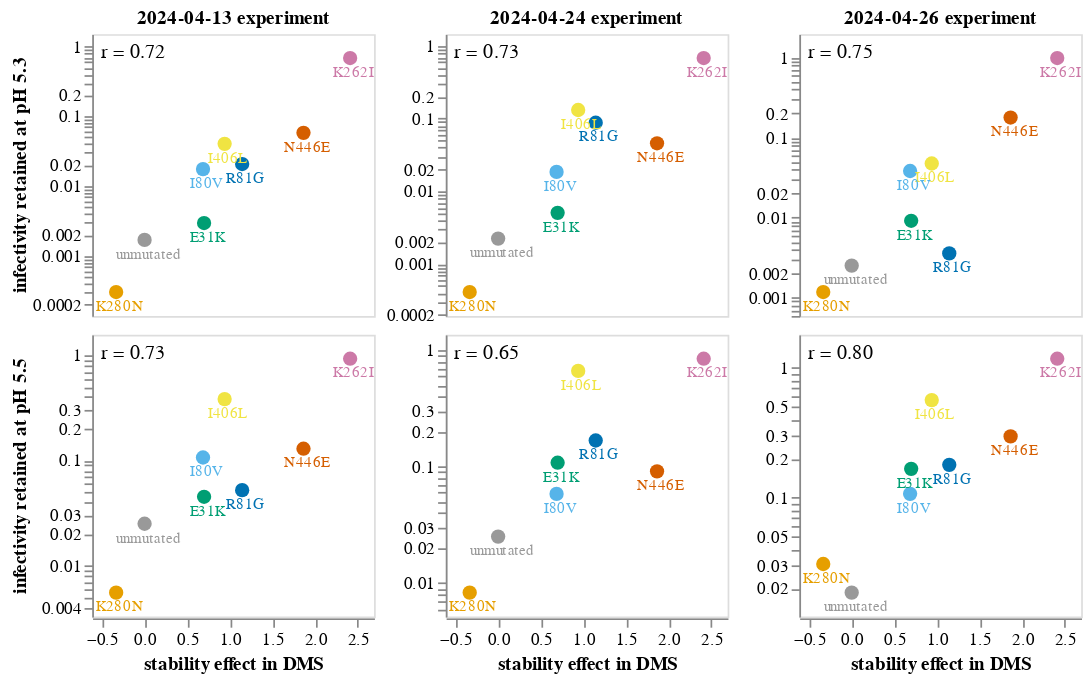

The notebook cell saved with this chart:
### Markdown cell above
Now plot these titer data:

### Code cell
titer_base = (
    alt.Chart(titer_data)
    .encode(
        alt.X("DMS effect", scale=alt.Scale(nice=False, padding=14), title="stability effect in DMS"),
        alt.Y("frac_infectivity_retained", scale=alt.Scale(type="log", nice=False, padding=14), title=None),
        alt.Color("HA variant", sort=alt.SortField("DMS effect"), legend=None, scale=alt.Scale(range=color_range)),
    )
)

titer_points = titer_base.mark_point(filled=True, size=70, opacity=1)

titer_text = titer_base.encode(text="HA variant").mark_text(
    size=9, dy=8, dx=2
)

titer_r = (
    titer_base
    .transform_regression("DMS effect", "frac_infectivity_retained", params=True)
    .transform_calculate(
        r=alt.expr.if_(
            alt.datum["coef"][1] >= 0,
            alt.expr.sqrt(alt.datum["rSquared"]),
            -alt.expr.sqrt(alt.datum["rSquared"]),
        ),
        label='"r = " + format(datum.r, ".2f")',
    )
    .mark_text(align="left", fontSize=12, opacity=1)
    .encode(x=alt.value(5), y=alt.value(10), text=alt.Text("label:N"), color=alt.value("black"))
)

titer_chart = (
    (titer_points + titer_text + titer_r)
    .properties(width=165, height=165)
    .facet(
        column=alt.Column("experiment", title=None,header=alt.Header(labelFontStyle="bold", labelPadding=3, labelFontSize=11)),
        row=alt.Row("pH", title=None, header=alt.Header(labelFontStyle="bold", labelPadding=1, labelFontSize=11)),
        spacing=5,
    )
    .resolve_scale(y="independent")
    .configure_axis(grid=False)
)

titer_chart.save("titer_chart.html")

titer_chart

### Figure 1 — Vega-Lite specification as saved in the notebook (floating-point values rounded to 4 significant figures)
{"config": {"view": {"continuousWidth": 300, "continuousHeight": 300}, "axis": {"grid": false}}, "data": {"name": "data-3879047160c8a853259c971e96944d78"}, "facet": {"column": {"field": "experiment", "header": {"labelFontSize": 11, "labelFontStyle": "bold", "labelPadding": 3}, "title": null, "type": "nominal"}, "row": {"field": "pH", "header": {"labelFontSize": 11, "labelFontStyle": "bold", "labelPadding": 1}, "title": null, "type": "nominal"}}, "spec": {"layer": [{"mark": {"type": "point", "filled": true, "opacity": 1, "size": 70}, "encoding": {"color": {"field": "HA variant", "legend": null, "scale": {"range": ["#E69F00", "#999999", "#56B4E9", "#009E73", "#F0E442", "#0072B2", "#D55E00", "#CC79A7"]}, "sort": {"field": "DMS effect"}, "type": "nominal"}, "x": {"field": "DMS effect", "scale": {"nice": false, "padding": 14}, "title": "stability effect in DMS", "type": "quantitative"}, "y": {"field": "frac_infectivity_retained", "scale": {"nice": false, "padding": 14, "type": "log"}, "title": null, "type": "quantitative"}}}, {"mark": {"type": "text", "dx": 2, "dy": 8, "size": 9}, "encoding": {"color": {"field": "HA variant", "legend": null, "scale": {"range": ["#E69F00", "#999999", "#56B4E9", "#009E73", "#F0E442", "#0072B2", "#D55E00", "#CC79A7"]}, "sort": {"field": "DMS effect"}, "type": "nominal"}, "text": {"field": "HA variant", "type": "nominal"}, "x": {"field": "DMS effect", "scale": {"nice": false, "padding": 14}, "title": "stability effect in DMS", "type": "quantitative"}, "y": {"field": "frac_infectivity_retained", "scale": {"nice": false, "padding": 14, "type": "log"}, "title": null, "type": "quantitative"}}}, {"mark": {"type": "text", "align": "left", "fontSize": 12, "opacity": 1}, "encoding": {"color": {"value": "black"}, "text": {"field": "label", "type": "nominal"}, "x": {"value": 5}, "y": {"value": 10}}, "transform": [{"on": "DMS effect", "regression": "frac_infectivity_retained", "params": true}, {"calculate": "if((datum['coef'][1] >= 0),sqrt(datum['rSquared']),(-sqrt(datum['rSquared'])))", "as": "r"}, {"calculate": "\"r = \" + format(datum.r, \".2f\")", "as": "label"}]}], "height": 165, "width": 165}, "resolve": {"scale": {"y": "independent"}}, "spacing": 5, "$schema": "https://vega.github.io/schema/vega-lite/v5.16.3.json", "datasets": {"data-3879047160c8a853259c971e96944d78": [{"HA variant": "E31K", "experiment": "2024-04-13 experiment", "DMS effect": 0.6975, "pH": "infectivity retained at pH 5.3", "MOI_at_pH": 0.007125, "frac_infectivity_retained": 0.002959}, {"HA variant": "E31K", "experiment": "2024-04-24 experiment", "DMS effect": 0.6975, "pH": "infectivity retained at pH 5.3", "MOI_at_pH": 0.001501, "frac_infectivity_retained": 0.005076}, {"HA variant": "E31K", "experiment": "2024-04-26 experiment", "DMS effect": 0.6975, "pH": "infectivity retained at pH 5.3", "MOI_at_pH": 0.01582, "frac_infectivity_retained": 0.009139}, {"HA variant": "I406L", "experiment": "2024-04-13 experiment", "DMS effect": 0.9385, "pH": "infectivity retained at pH 5.3", "MOI_at_pH": 0.09091, "frac_infectivity_retained": 0.04034}, {"HA variant": "I406L", "experiment": "2024-04-24 experiment", "DMS effect": 0.9385, "pH": "infectivity retained at pH 5.3", "MOI_at_pH": 0.02327, "frac_infectivity_retained": 0.1317}, {"HA variant": "I406L", "experiment": "2024-04-26 experiment", "DMS effect": 0.9385, "pH": "infectivity retained at pH 5.3", "MOI_at_pH": 0.1154, "frac_infectivity_retained": 0.04749}, {"HA variant": "I80V", "experiment": "2024-04-13 experiment", "DMS effect": 0.685, "pH": "infectivity retained at pH 5.3", "MOI_at_pH": 0.0349, "frac_infectivity_retained": 0.01756}, {"HA variant": "I80V", "experiment": "2024-04-24 experiment", "DMS effect": 0.685, "pH": "infectivity retained at pH 5.3", "MOI_at_pH": 0.005515, "frac_infectivity_retained": 0.01857}, {"HA variant": "I80V", "experiment": "2024-04-26 experiment", "DMS effect": 0.685, "pH": "infectivity retained at pH 5.3", "MOI_at_pH": 0.05098, "frac_infectivity_retained": 0.03828}, {"HA variant": "K262I", "experiment": "2024-04-13 experiment", "DMS effect": 2.41, "pH": "infectivity retained at pH 5.3", "MOI_at_pH": 0.3842, "frac_infectivity_retained": 0.6835}, {"HA variant": "K262I", "experiment": "2024-04-24 experiment", "DMS effect": 2.41, "pH": "infectivity retained at pH 5.3", "MOI_at_pH": 0.2731, "frac_infectivity_retained": 0.682}, {"HA variant": "K262I", "experiment": "2024-04-26 experiment", "DMS effect": 2.41, "pH": "infectivity retained at pH 5.3", "MOI_at_pH": 0.4573, "frac_infectivity_retained": 0.9863}, {"HA variant": "K280N", "experiment": "2024-04-13 experiment", "DMS effect": -0.3334, "pH": "infectivity retained at pH 5.3", "MOI_at_pH": 0.0005401, "frac_infectivity_retained": 0.0003038}, {"HA variant": "K280N", "experiment": "2024-04-24 experiment", "DMS effect": -0.3334, "pH": "infectivity retained at pH 5.3", "MOI_at_pH": 0.00013, "frac_infectivity_retained": 0.0004131}, {"HA variant": "K280N", "experiment": "2024-04-26 experiment", "DMS effect": -0.3334, "pH": "infectivity retained at pH 5.3", "MOI_at_pH": 0.001701, "frac_infectivity_retained": 0.001175}, {"HA variant": "N446E", "experiment": "2024-04-13 experiment", "DMS effect": 1.863, "pH": "infectivity retained at pH 5.3", "MOI_at_pH": 0.1035, "frac_infectivity_retained": 0.05801}, {"HA variant": "N446E", "experiment": "2024-04-24 experiment", "DMS effect": 1.863, "pH": "infectivity retained at pH 5.3", "MOI_at_pH": 0.009444, "frac_infectivity_retained": 0.04589}, {"HA variant": "N446E", "experiment": "2024-04-26 experiment", "DMS effect": 1.863, "pH": "infectivity retained at pH 5.3", "MOI_at_pH": 0.2998, "frac_infectivity_retained": 0.1782}, {"HA variant": "R81G", "experiment": "2024-04-13 experiment", "DMS effect": 1.144, "pH": "infectivity retained at pH 5.3", "MOI_at_pH": 0.006521, "frac_infectivity_retained": 0.02072}, {"HA variant": "R81G", "experiment": "2024-04-24 experiment", "DMS effect": 1.144, "pH": "infectivity retained at pH 5.3", "MOI_at_pH": 0.006119, "frac_infectivity_retained": 0.08809}, {"HA variant": "R81G", "experiment": "2024-04-26 experiment", "DMS effect": 1.144, "pH": "infectivity retained at pH 5.3", "MOI_at_pH": 0.001501, "frac_infectivity_retained": 0.003574}, {"HA variant": "unmutated", "experiment": "2024-04-13 experiment", "DMS effect": 0.0, "pH": "infectivity retained at pH 5.3", "MOI_at_pH": 0.002102, "frac_infectivity_retained": 0.001698}, {"HA variant": "unmutated", "experiment": "2024-04-24 experiment", "DMS effect": 0.0, "pH": "infectivity retained at pH 5.3", "MOI_at_pH": 0.0006102, "frac_infectivity_retained": 0.002245}, {"HA variant": "unmutated", "experiment": "2024-04-26 experiment", "DMS effect": 0.0, "pH": "infectivity retained at pH 5.3", "MOI_at_pH": 0.002904, "frac_infectivity_retained": 0.002514}, {"HA variant": "E31K", "experiment": "2024-04-13 experiment", "DMS effect": 0.6975, "pH": "infectivity retained at pH 5.5", "MOI_at_pH": 0.1087, "frac_infectivity_retained": 0.04514}, {"HA variant": "E31K", "experiment": "2024-04-24 experiment", "DMS effect": 0.6975, "pH": "infectivity retained at pH 5.5", "MOI_at_pH": 0.03201, "frac_infectivity_retained": 0.1082}, {"HA variant": "E31K", "experiment": "2024-04-26 experiment", "DMS effect": 0.6975, "pH": "infectivity retained at pH 5.5", "MOI_at_pH": 0.289, "frac_infectivity_retained": 0.1669}, {"HA variant": "I406L", "experiment": "2024-04-13 experiment", "DMS effect": 0.9385, "pH": "infectivity retained at pH 5.5", "MOI_at_pH": 0.8627, "frac_infectivity_retained": 0.3828}, {"HA variant": "I406L", "experiment": "2024-04-24 experiment", "DMS effect": 0.9385, "pH": "infectivity retained at pH 5.5", "MOI_at_pH": 0.1177, "frac_infectivity_retained": 0.6657}, {"HA variant": "I406L", "experiment": "2024-04-26 experiment", "DMS effect": 0.9385, "pH": "infectivity retained at pH 5.5", "MOI_at_pH": 1.374, "frac_infectivity_retained": 0.5655}, {"HA variant": "I80V", "experiment": "2024-04-13 experiment", "DMS effect": 0.685, "pH": "infectivity retained at pH 5.5", "MOI_at_pH": 0.212, "frac_infectivity_retained": 0.1066}, {"HA variant": "I80V", "experiment": "2024-04-24 experiment", "DMS effect": 0.685, "pH": "infectivity retained at pH 5.5", "MOI_at_pH": 0.01735, "frac_infectivity_retained": 0.0584}, {"HA variant": "I80V", "experiment": "2024-04-26 experiment", "DMS effect": 0.685, "pH": "infectivity retained at pH 5.5", "MOI_at_pH": 0.1427, "frac_infectivity_retained": 0.1072}, {"HA variant": "K262I", "experiment": "2024-04-13 experiment", "DMS effect": 2.41, "pH": "infectivity retained at pH 5.5", "MOI_at_pH": 0.5209, "frac_infectivity_retained": 0.9266}, {"HA variant": "K262I", "experiment": "2024-04-24 experiment", "DMS effect": 2.41, "pH": "infectivity retained at pH 5.5", "MOI_at_pH": 0.3397, "frac_infectivity_retained": 0.8482}, {"HA variant": "K262I", "experiment": "2024-04-26 experiment", "DMS effect": 2.41, "pH": "infectivity retained at pH 5.5", "MOI_at_pH": 0.5465, "frac_infectivity_retained": 1.179}, {"HA variant": "K280N", "experiment": "2024-04-13 experiment", "DMS effect": -0.3334, "pH": "infectivity retained at pH 5.5", "MOI_at_pH": 0.009848, "frac_infectivity_retained": 0.005539}, {"HA variant": "K280N", "experiment": "2024-04-24 experiment", "DMS effect": -0.3334, "pH": "infectivity retained at pH 5.5", "MOI_at_pH": 0.002603, "frac_infectivity_retained": 0.008272}, {"HA variant": "K280N", "experiment": "2024-04-26 experiment", "DMS effect": -0.3334, "pH": "infectivity retained at pH 5.5", "MOI_at_pH": 0.04468, "frac_infectivity_retained": 0.03086}, {"HA variant": "N446E", "experiment": "2024-04-13 experiment", "DMS effect": 1.863, "pH": "infectivity retained at pH 5.5", "MOI_at_pH": 0.2307, "frac_infectivity_retained": 0.1293}, {"HA variant": "N446E", "experiment": "2024-04-24 experiment", "DMS effect": 1.863, "pH": "infectivity retained at pH 5.5", "MOI_at_pH": 0.01878, "frac_infectivity_retained": 0.09123}, {"HA variant": "N446E", "experiment": "2024-04-26 experiment", "DMS effect": 1.863, "pH": "infectivity retained at pH 5.5", "MOI_at_pH": 0.4992, "frac_infectivity_retained": 0.2968}, {"HA variant": "R81G", "experiment": "2024-04-13 experiment", "DMS effect": 1.144, "pH": "infectivity retained at pH 5.5", "MOI_at_pH": 0.01643, "frac_infectivity_retained": 0.05222}, {"HA variant": "R81G", "experiment": "2024-04-24 experiment", "DMS effect": 1.144, "pH": "infectivity retained at pH 5.5", "MOI_at_pH": 0.01167, "frac_infectivity_retained": 0.168}, {"HA variant": "R81G", "experiment": "2024-04-26 experiment", "DMS effect": 1.144, "pH": "infectivity retained at pH 5.5", "MOI_at_pH": 0.07526, "frac_infectivity_retained": 0.1792}, {"HA variant": "unmutated", "experiment": "2024-04-13 experiment", "DMS effect": 0.0, "pH": "infectivity retained at pH 5.5", "MOI_at_pH": 0.03097, "frac_infectivity_retained": 0.02502}, {"HA variant": "unmutated", "experiment": "2024-04-24 experiment", "DMS effect": 0.0, "pH": "infectivity retained at pH 5.5", "MOI_at_pH": 0.006823, "frac_infectivity_retained": 0.0251}, {"HA variant": "unmutated", "experiment": "2024-04-26 experiment", "DMS effect": 0.0, "pH": "infectivity retained at pH 5.5", "MOI_at_pH": 0.02143, "frac_infectivity_retained": 0.01855}]}}
